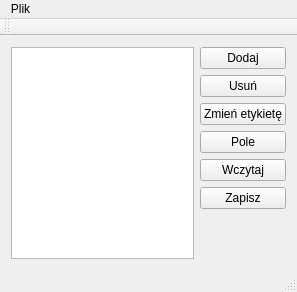
<?xml version="1.0" encoding="UTF-8"?>
<ui version="4.0">
 <class>MainWindow</class>
 <widget class="QMainWindow" name="MainWindow">
  <property name="geometry">
   <rect>
    <x>0</x>
    <y>0</y>
    <width>297</width>
    <height>292</height>
   </rect>
  </property>
  <property name="windowTitle">
   <string>MainWindow</string>
  </property>
  <widget class="QWidget" name="centralWidget">
   <layout class="QHBoxLayout" name="horizontalLayout_2">
    <item>
     <layout class="QHBoxLayout" name="horizontalLayout">
      <item>
       <widget class="QListWidget" name="listWidget"/>
      </item>
      <item>
       <layout class="QVBoxLayout" name="verticalLayout">
        <item>
         <widget class="QPushButton" name="pushButton">
          <property name="text">
           <string>Dodaj</string>
          </property>
         </widget>
        </item>
        <item>
         <widget class="QPushButton" name="pushButton_2">
          <property name="text">
           <string>Usuń</string>
          </property>
         </widget>
        </item>
        <item>
         <widget class="QPushButton" name="pushButton_3">
          <property name="text">
           <string>Zmień etykietę</string>
          </property>
         </widget>
        </item>
        <item>
         <widget class="QPushButton" name="pushButton_4">
          <property name="text">
           <string>Pole</string>
          </property>
         </widget>
        </item>
        <item>
         <widget class="QPushButton" name="pushButton_5">
          <property name="text">
           <string>Wczytaj</string>
          </property>
         </widget>
        </item>
        <item>
         <widget class="QPushButton" name="pushButton_6">
          <property name="text">
           <string>Zapisz</string>
          </property>
         </widget>
        </item>
        <item>
         <spacer name="verticalSpacer">
          <property name="orientation">
           <enum>Qt::Vertical</enum>
          </property>
          <property name="sizeHint" stdset="0">
           <size>
            <width>20</width>
            <height>40</height>
           </size>
          </property>
         </spacer>
        </item>
       </layout>
      </item>
     </layout>
    </item>
   </layout>
  </widget>
  <widget class="QMenuBar" name="menuBar">
   <property name="geometry">
    <rect>
     <x>0</x>
     <y>0</y>
     <width>297</width>
     <height>21</height>
    </rect>
   </property>
   <widget class="QMenu" name="menuPlik">
    <property name="title">
     <string>Plik</string>
    </property>
    <addaction name="actionZamknij"/>
   </widget>
   <addaction name="menuPlik"/>
  </widget>
  <widget class="QToolBar" name="mainToolBar">
   <attribute name="toolBarArea">
    <enum>TopToolBarArea</enum>
   </attribute>
   <attribute name="toolBarBreak">
    <bool>false</bool>
   </attribute>
  </widget>
  <widget class="QStatusBar" name="statusBar"/>
  <action name="actionZamknij">
   <property name="text">
    <string>Zamknij</string>
   </property>
  </action>
 </widget>
 <layoutdefault spacing="6" margin="11"/>
 <resources/>
 <connections/>
</ui>
